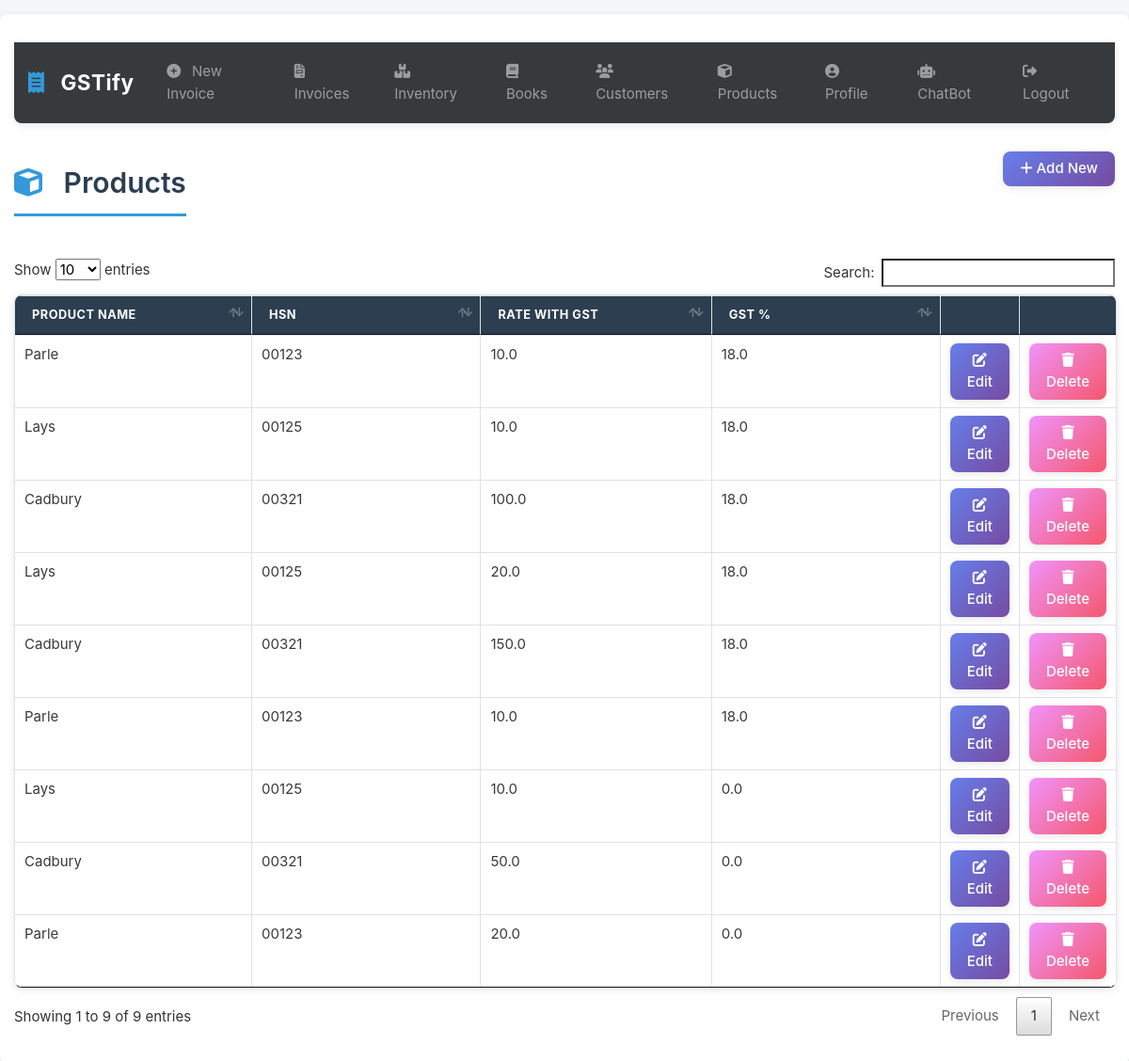
/products (signed in), run on the app's committed database.
### gstbillingapp/models.py (models this page shows, shortened)
class Product(models.Model):
    user = models.ForeignKey(User, null=True, blank=True, on_delete=models.SET_NULL)
    product_name = models.CharField(max_length=200)
    product_hsn = models.CharField(max_length=50, null=True, blank=True)
    product_unit = models.CharField(max_length=50)
    product_gst_percentage = models.FloatField()
    product_rate_with_gst = models.FloatField()

### gstbillingapp/views.py (the view)
# urls.py: path('products', views.products, name='products'),
@login_required
def products(request):
    context = {}
    context['products'] = Product.objects.filter(user=request.user)
    return render(request, 'gstbillingapp/products.html', context)

### gstbillingapp/templates/gstbillingapp/products.html (shortened to what this page needs)
{% extends "gstbillingapp/base.html" %}
{% load static %}
{% block content %}
		<div class="row">
			<div class="col">
				<h2><i class="fas fa-cube"></i> Products</h2>
			</div>
			<div class="col">
				<a href="{% url 'product_add' %}" id="add_product_btn"><button type="button" class="btn btn-primary"><i class="fas fa-plus"></i> Add New</button></a>
			</div>
		</div>
		<table class="table table-bordered" id="product-table">
			<thead>
				<tr>
					<th>Product Name</th>
					<th>HSN</th>
					<th>Rate With GST</th>
					<th>GST %</th>
					<th></th>
					<th></th>
				</tr>
			</thead>
			<tbody class="two-col-form">
				{% for product in products %}
				<tr>
	 				<td>{{product.product_name}}</td>
	 				<td>{{product.product_hsn}}</td>
	 				<td>{{product.product_rate_with_gst}}</td>
	 				<td>{{product.product_gst_percentage}}</td>
	 				<td><a href="{% url 'product_edit' product.id %}"><button type="button" class="btn btn-primary"><i class="fas fa-edit"></i> Edit</button></a></td>
	 				<td><button type="button" class="btn btn-danger" data-toggle="modal" data-target="#productDeleteModal" data-product-id="{{product.id}}" data-product-name="{{product.product_name}}"><i class="fas fa-trash"></i> Delete</button></td>
				</tr>
				{% endfor %}
			</tbody>
		</table>
{% endblock %}

### gstbillingapp/static/gstbillingapp/main.css (style rules this page uses)
:root { --primary-color: #2c3e50; --secondary-color: #3498db; --success-color: #27ae60; --danger-color: #e74c3c; --warning-color: #f39c12; --info-color: #17a2b8; --light-bg: #f8f9fa; --border-radius: 8px; --transition: all 0.3s ease; --shadow: 0 2px 8px rgba(0, 0, 0, 0.1); --shadow-hover: 0 4px 12px rgba(0, 0, 0, 0.15); }
body { font-family: -apple-system, BlinkMacSystemFont, 'Segoe UI', Roboto, 'Helvetica Neue', Arial, sans-serif; background-color: #f5f7fa; color: #333; line-height: 1.6; }
html { scroll-behavior: smooth; }
.table-bordered td, .table-bordered th { padding: 0.75em; transition: var(--transition); }
.table-bordered tbody td, .table-bordered tbody th, .table-bordered thead th, .table-bordered thead td { background: #ffffff; }
.table-bordered thead th { background: var(--primary-color); color: white; font-weight: 600; text-transform: uppercase; font-size: 0.85em; letter-spacing: 0.5px; }
.table-bordered tbody tr { transition: var(--transition); }
.table { border-radius: var(--border-radius); overflow: hidden; box-shadow: var(--shadow); }
.two-col-form td, .two-col-form th { width: 25%; }
.btn { border-radius: var(--border-radius); padding: 0.5em 1.2em; font-weight: 500; transition: var(--transition); border: none; box-shadow: var(--shadow); }
.btn-primary { background: linear-gradient(135deg, #667eea 0%, #764ba2 100%); }
.btn-danger { background: linear-gradient(135deg, #f093fb 0%, #f5576c 100%); }
#add_customer_btn, #add_product_btn { float: right; margin-bottom: 1em; }
#inventory-table tr, #book-table tr, #invoice-table tr, #customer-table tr, #product-table tr { transition: var(--transition); }
h2 { color: var(--primary-color); font-weight: 600; margin-bottom: 1.5em; margin-top: 0.5em; padding-bottom: 0.5em; border-bottom: 3px solid var(--secondary-color); display: inline-block; }
h2 i { color: var(--secondary-color); margin-right: 0.5em; }

### data on the page
Product: product_name "Parle", product_hsn "00123", product_rate_with_gst "10.0", product_gst_percentage "18.0"
Product: product_name "Lays", product_hsn "00125", product_rate_with_gst "10.0", product_gst_percentage "18.0"
Product: product_name "Cadbury", product_hsn "00321", product_rate_with_gst "100.0", product_gst_percentage "18.0"
Product: product_name "Lays", product_hsn "00125", product_rate_with_gst "20.0", product_gst_percentage "18.0"
Product: product_name "Cadbury", product_hsn "00321", product_rate_with_gst "150.0", product_gst_percentage "18.0"
Product: product_name "Parle", product_hsn "00123", product_rate_with_gst "10.0", product_gst_percentage "18.0"
Product: product_name "Lays", product_hsn "00125", product_rate_with_gst "10.0", product_gst_percentage "0.0"
Product: product_name "Cadbury", product_hsn "00321", product_rate_with_gst "50.0", product_gst_percentage "0.0"
Product: product_name "Parle", product_hsn "00123", product_rate_with_gst "20.0", product_gst_percentage "0.0"
